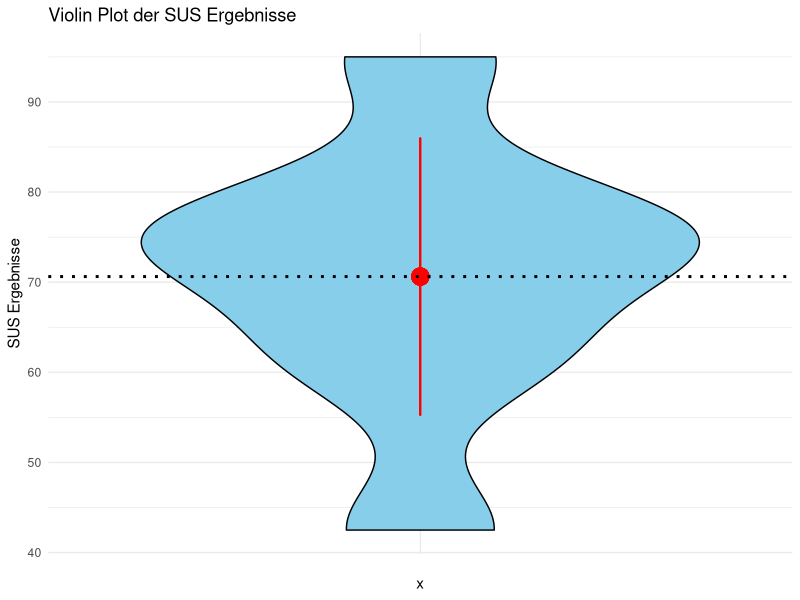
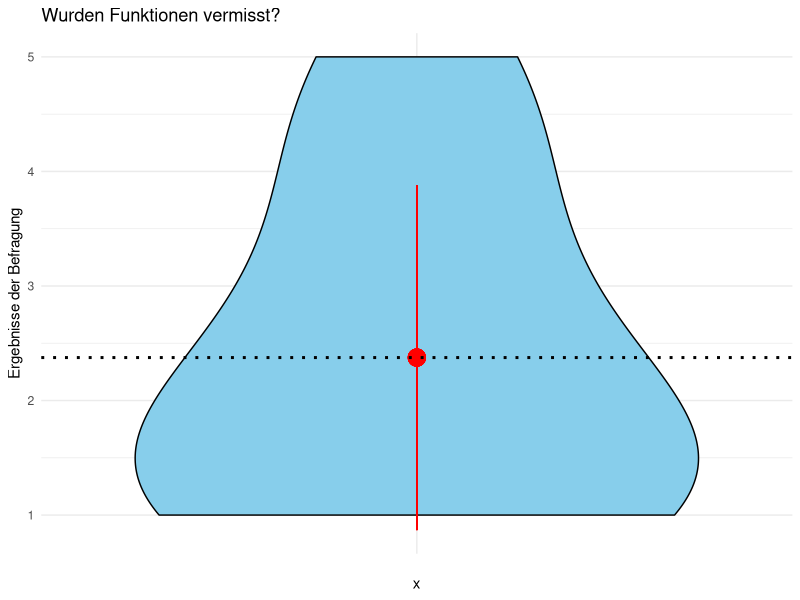
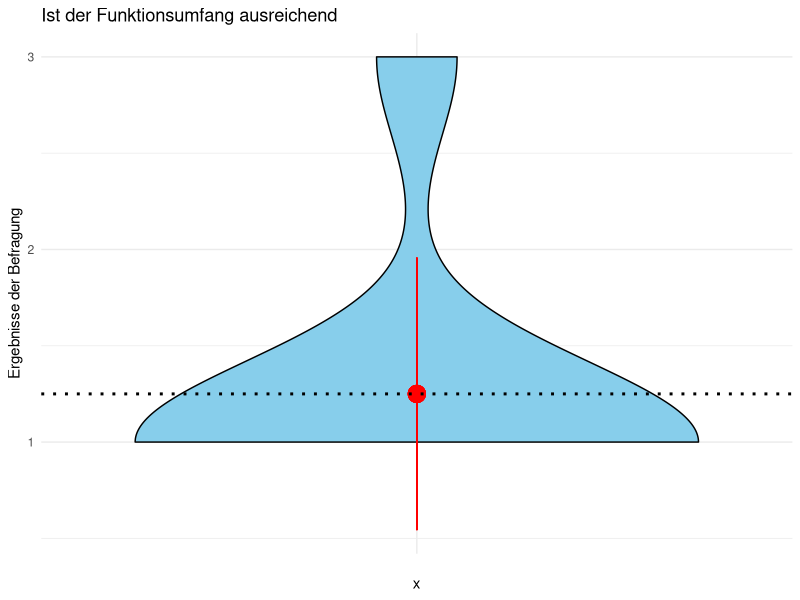

Source code (R) for these figures, in order:
setwd("C:/Users/User/Desktop/Code/UXeval")
eval_dat <- read.csv("Evaluation.csv")
eval_dat

# Age
max_age <- max(eval_dat$Q13_Age) # 26
min_age <- min(eval_dat$Q13_Age) # 20
mean_age <- mean(eval_dat$Q13_Age) # 22.125
max_age
min_age
mean_age

# Gender
genders <- table(eval_dat$Q12_Gender)
genders
# Weiblich: Männlich: Divers:
# 4         3         1 

education <- table(eval_dat$Q14_Bildung)
education
# Abitur:
# 8

# SUS-Fragebogen

q1 <- eval_dat$Q03_System.Usability.Scale..Ich.kann.mir.sehr.gut.vorstellen..die.App.regelmäßig.zu.nutzen. - 1
q3 <- eval_dat$Q03_System.Usability.Scale..Ich.empfinde.die.App.als.einfach.zu.nutzen. - 1
q5 <- eval_dat$Q03_System.Usability.Scale..Ich.finde..dass.die.verschiedenen.Funktionen.der.App.gut.integriert.sind. - 1
q7 <- eval_dat$Q03_System.Usability.Scale..Ich.kann.mir.vorstellen..dass.die.meisten.Leute.die.App.schnell.zu.beherrschen.lernen. - 1
q9 <- eval_dat$Q03_System.Usability.Scale..Ich.habe.mich.bei.der.Nutzung.der.App.sehr.sicher.gefühlt. - 1

q2 <- 5 - eval_dat$Q03_System.Usability.Scale..Ich.empfinde.die.App.als.unnötig.komplex.
q4 <- 5 - eval_dat$Q03_System.Usability.Scale..Ich.denke..dass.ich.technischen.Support.brauchen.würde..um.die.App.zu.nutzen.
q6 <- 5 - eval_dat$Q03_System.Usability.Scale..Ich.finde..dass.es.in.der.App.zu.viele.Inkonsistenzen.gibt.
q8 <- 5 - eval_dat$Q03_System.Usability.Scale..Ich.empfinde.die.Bedienung.als.sehr.umständlich.
q10 <- 5 - eval_dat$Q03_System.Usability.Scale..Ich.musste.eine.Menge.Dinge.lernen..bevor.ich.mit.der.App.arbeiten.konnte.


sus_scores <- 2.5 * (q1 + q2 + q3 + q4 + q5 + q6 + q7 + q8 + q9 + q10)

sus_mean <- mean(sus_scores)
sus_mean # 70.625
sus_sd <- sd(sus_scores)
sus_sd

df <- data.frame(value = sus_scores)

library(ggplot2)

ggplot(df, aes(x = "", y = value)) + 
  geom_violin(fill = "skyblue", color = "black") + 
  geom_pointrange(aes( y = sus_mean, ymin = sus_mean - sus_sd, ymax = sus_mean + sus_sd),
                  color = "red", size = 1.2) + 
  geom_hline(yintercept = sus_mean, color = "black", linetype = "dotted", linewidth = 1) +
  labs(title = "Violin Plot der SUS Ergebnisse", 
       y = "SUS Ergebnisse") + 
  theme_minimal()

# Funktionsumfangsfragen

f6 <- eval_dat$Q06_Funktionsumfang.vermisst..Funktionsumfang
f6_mean <- mean(f6)
f6_mean # 2.375


f8 <- eval_dat$Q08..Funktionsumfang
f8_mean <- mean(f8)
f8_mean # 1.25

f6_sd <- sd(f6)
f8_sd <- sd(f8)


ggplot(data.frame(value = f6), aes(x = "", y = value)) + 
  geom_violin(fill = "skyblue", color = "black") + 
  geom_pointrange(aes( y = f6_mean, ymin = f6_mean - f6_sd, ymax = f6_mean + f6_sd),
                  color = "red", size = 1.2) + 
  geom_hline(yintercept = f6_mean, color = "black", linetype = "dotted", linewidth = 1) +
  labs(title = "Wurden Funktionen vermisst?", 
       y = "Ergebnisse der Befragung") + 
  theme_minimal()

ggplot(data.frame(value = f8), aes(x = "", y = value)) + 
  geom_violin(fill = "skyblue", color = "black") + 
  geom_pointrange(aes( y = f8_mean, ymin = f8_mean - f8_sd, ymax = f8_mean + f8_sd),
                  color = "red", size = 1.2) + 
  geom_hline(yintercept = f8_mean, color = "black", linetype = "dotted", linewidth = 1) +
  labs(title = "Ist der Funktionsumfang ausreichend", 
       y = "Ergebnisse der Befragung") + 
  theme_minimal()




